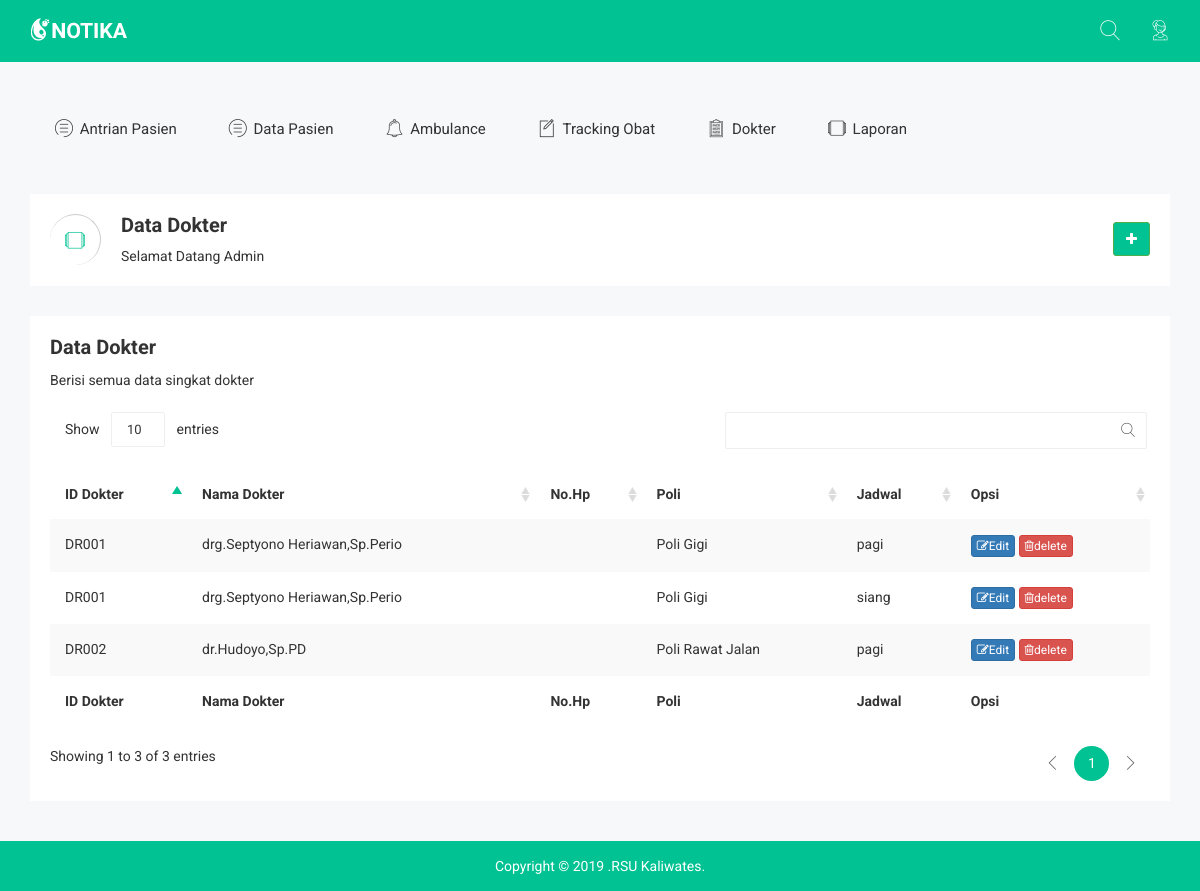
The app's page /dokter/index_dokter.php with its own data.
### tables this page shows
CREATE TABLE `dokter` (
  `id_dokter` varchar(5) NOT NULL,
  `nama_dokter` varchar(30) NOT NULL,
  `no_hp` varchar(13) NOT NULL,
  `foto` text NOT NULL,
  `id_poli` varchar(5) NOT NULL
);

CREATE TABLE `poli` (
  `id_poli` varchar(5) NOT NULL,
  `poli` varchar(20) NOT NULL
);

CREATE TABLE `jadwal` (
  `id_jadwal` varchar(5) NOT NULL,
  `jadwal` enum('pagi','siang','malam','') NOT NULL
);

### functions.php (called while the page is built)
<?php
$conn = mysqli_connect("localhost","root","","db_rsuk");
function query($query){
  global $conn;
  $result =  mysqli_query($conn, $query);
  $rows  = [];
  while( $row = mysqli_fetch_assoc($result)){
    $rows[] = $row;
  }
  return $rows;
}
?>

### dokter/index_dokter.php (the view, shortened to what this page needs)
<?php
require '../functions.php';
$dr = query("SELECT dokter.id_dokter,dokter.nama_dokter,dokter.no_hp,poli.poli,jadwal.jadwal FROM `hari_kerja_dokter`
JOIN dokter ON hari_kerja_dokter.id_dokter = dokter.id_dokter
JOIN jadwal ON hari_kerja_dokter.id_jadwal = jadwal.id_jadwal
JOIN daftar_hari ON hari_kerja_dokter.id_hari = daftar_hari.id_hari
JOIN poli ON poli.id_poli = dokter.id_poli");
?>
<!doctype html>
<html class="no-js" lang="">
<head>
  <link rel="stylesheet" href="../css/bootstrap.min.css">
  <link rel="stylesheet" href="../css/font-awesome.min.css">
  <link rel="stylesheet" href="../css/owl.carousel.css">
  <link rel="stylesheet" href="../css/owl.theme.css">
  <link rel="stylesheet" href="../css/owl.transitions.css">
  <link rel="stylesheet" href="../css/meanmenu/meanmenu.min.css">
  <link rel="stylesheet" href="../css/animate.css">
  <link rel="stylesheet" href="../css/normalize.css">
  <link rel="stylesheet" href="../css/wave/waves.min.css">
  <link rel="stylesheet" href="../css/wave/button.css">
  <link rel="stylesheet" href="../css/scrollbar/jquery.mCustomScrollbar.min.css">
  <link rel="stylesheet" href="../css/notika-custom-icon.css">
  <link rel="stylesheet" href="../css/jquery.dataTables.min.css">
  <link rel="stylesheet" href="../css/main.css">
  <link rel="stylesheet" href="../style.css">
  <link rel="stylesheet" href="../css/responsive.css">
</head>
<body>
  <?php include '../part/header.php' ?>
  <?php include '../part/navbar_h.php' ?>
  <div class="breadcomb-area">
    <div class="container">
      <div class="row">
        <div class="col-lg-12 col-md-12 col-sm-12 col-xs-12">
          <div class="breadcomb-list">
            <div class="row">
              <div class="col-lg-6 col-md-6 col-sm-6 col-xs-12">
                <div class="breadcomb-wp">
                  <div class="breadcomb-icon">
                    <i class="notika-icon notika-windows"></i>
                  </div>
                  <div class="breadcomb-ctn">
                    <h2>Data Dokter</h2>
                    <p>Selamat Datang <span class="bread-ntd">Admin</span></p>
                  </div>
                </div>
              </div>
              <div class="col-lg-6 col-md-6 col-sm-6 col-xs-3">
                <div class="breadcomb-report">
                  <button type="button" data-toggle="modal" data-target="#addModal" class="btn btn-success btn-md"><i class="fa fa-plus"></i><i class="notika-icon notika-plus"></i></button>
                </div>
              </div>
            </div>
          </div>
        </div>
      </div>
    </div>
  </div>
  <div class="data-table-area">
    <div class="container">
      <div class="row">
        <div class="col-lg-12 col-md-12 col-sm-12 col-xs-12">
          <div class="data-table-list">
            <div class="basic-tb-hd">
              <h2>Data Dokter</h2>
              <p>Berisi semua data singkat dokter</p>
            </div>
            <div class="table-responsive">
              <table id="data-table-basic" class="table table-striped">
                <thead>
                  <tr>
                    <th>ID Dokter</th>
                    <th>Nama Dokter</th>
                    <th>No.Hp</th>
                    <th>Poli</th>
                    <th>Jadwal</th>
                    <th>Opsi</th>
                  </tr>
                </thead>
                <tbody>
                  <?php foreach ($dr as $row) : ?>
                    <tr>
                      <td><?= $row["id_dokter"]; ?></td>
                      <td><?= $row["nama_dokter"]; ?></td>
                      <td><?= $row["no_hp"]; ?></td>
                      <td><?= $row["poli"]; ?></td>
                      <td><?= $row["jadwal"]; ?></td>
                      <td>
                        <button type="button" class="btn btn-primary btn-xs editbtn"><i class="fa fa-edit "></i>Edit</button>
                        <button type="button" class="btn btn-danger btn-xs deletebtn"><i class="fa fa-trash-o"></i>delete</button>
                      </td>
                    </tr>
                  <?php endforeach; ?>
                </tbody>
                <tfoot>
                  <tr>
                    <th>ID Dokter</th>
                    <th>Nama Dokter</th>
                    <th>No.Hp</th>
                    <th>Poli</th>
                    <th>Jadwal</th>
                    <th>Opsi</th>
                  </tr>
                </tfoot>
              </table>
            </div>
          </div>
        </div>
      </div>
    </div>
  </div>
  <?php include '../part/footer.php' ?>
</body>
</html>

### css/main.css (style rules this page uses)
html { color: #222; font-size: 1em; line-height: 1.4; }

### records on screen
dokter: id_dokter "DR001", nama_dokter "drg.Septyono Heriawan,Sp.Perio", id_poli.poli "Poli Gigi", jadwal.jadwal "pagi", jadwal.jadwal "siang"
dokter: id_dokter "DR002", nama_dokter "dr.Hudoyo,Sp.PD", id_poli.poli "Poli Rawat Jalan", jadwal.jadwal "pagi"
